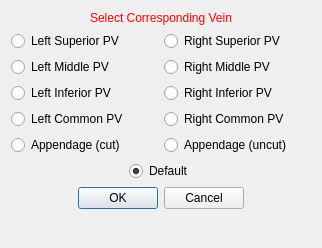
<?xml version="1.0" encoding="UTF-8"?>
<ui version="4.0">
 <class>AtrialScarClipperViewLabels</class>
 <widget class="QWidget" name="AtrialScarClipperViewLabels">
  <property name="geometry">
   <rect>
    <x>0</x>
    <y>0</y>
    <width>322</width>
    <height>248</height>
   </rect>
  </property>
  <property name="minimumSize">
   <size>
    <width>0</width>
    <height>248</height>
   </size>
  </property>
  <property name="maximumSize">
   <size>
    <width>16777215</width>
    <height>248</height>
   </size>
  </property>
  <property name="windowTitle">
   <string>Set Values</string>
  </property>
  <layout class="QVBoxLayout" name="verticalLayout">
   <item>
    <widget class="QLabel" name="titleLabel">
     <property name="styleSheet">
      <string notr="true">QLabel { color: rgb(255, 0, 0) }</string>
     </property>
     <property name="text">
      <string>Select Corresponding Vein</string>
     </property>
     <property name="alignment">
      <set>Qt::AlignCenter</set>
     </property>
    </widget>
   </item>
   <item>
    <layout class="QGridLayout" name="gridLayout">
     <item row="0" column="0">
      <widget class="QRadioButton" name="radioButton_1">
       <property name="text">
        <string>Left Superior PV</string>
       </property>
      </widget>
     </item>
     <item row="0" column="1">
      <widget class="QRadioButton" name="radioButton_5">
       <property name="text">
        <string>Right Superior PV</string>
       </property>
      </widget>
     </item>
     <item row="1" column="0">
      <widget class="QRadioButton" name="radioButton_2">
       <property name="text">
        <string>Left Middle PV</string>
       </property>
      </widget>
     </item>
     <item row="1" column="1">
      <widget class="QRadioButton" name="radioButton_6">
       <property name="text">
        <string>Right Middle PV</string>
       </property>
      </widget>
     </item>
     <item row="2" column="0">
      <widget class="QRadioButton" name="radioButton_3">
       <property name="text">
        <string>Left Inferior PV</string>
       </property>
      </widget>
     </item>
     <item row="2" column="1">
      <widget class="QRadioButton" name="radioButton_7">
       <property name="text">
        <string>Right Inferior PV</string>
       </property>
      </widget>
     </item>
     <item row="3" column="0">
      <widget class="QRadioButton" name="radioButton_4">
       <property name="text">
        <string>Left Common PV</string>
       </property>
      </widget>
     </item>
     <item row="3" column="1">
      <widget class="QRadioButton" name="radioButton_8">
       <property name="text">
        <string>Right Common PV</string>
       </property>
      </widget>
     </item>
     <item row="4" column="0">
      <widget class="QRadioButton" name="radioButton_9">
       <property name="text">
        <string>Appendage (cut)</string>
       </property>
      </widget>
     </item>
     <item row="4" column="1">
      <widget class="QRadioButton" name="radioButton10">
       <property name="text">
        <string>Appendage (uncut)</string>
       </property>
      </widget>
     </item>
    </layout>
   </item>
   <item alignment="Qt::AlignHCenter">
    <widget class="QRadioButton" name="radioButton_0">
     <property name="text">
      <string>Default</string>
     </property>
     <property name="checked">
      <bool>true</bool>
     </property>
    </widget>
   </item>
   <item>
    <widget class="QDialogButtonBox" name="buttonBox">
     <property name="enabled">
      <bool>true</bool>
     </property>
     <property name="orientation">
      <enum>Qt::Horizontal</enum>
     </property>
     <property name="standardButtons">
      <set>QDialogButtonBox::Cancel|QDialogButtonBox::Ok</set>
     </property>
     <property name="centerButtons">
      <bool>true</bool>
     </property>
    </widget>
   </item>
   <item>
    <spacer name="spacer">
     <property name="orientation">
      <enum>Qt::Vertical</enum>
     </property>
     <property name="sizeType">
      <enum>QSizePolicy::Expanding</enum>
     </property>
     <property name="sizeHint" stdset="0">
      <size>
       <width>20</width>
       <height>0</height>
      </size>
     </property>
    </spacer>
   </item>
  </layout>
 </widget>
 <layoutdefault spacing="6" margin="11"/>
 <resources/>
 <connections/>
</ui>
